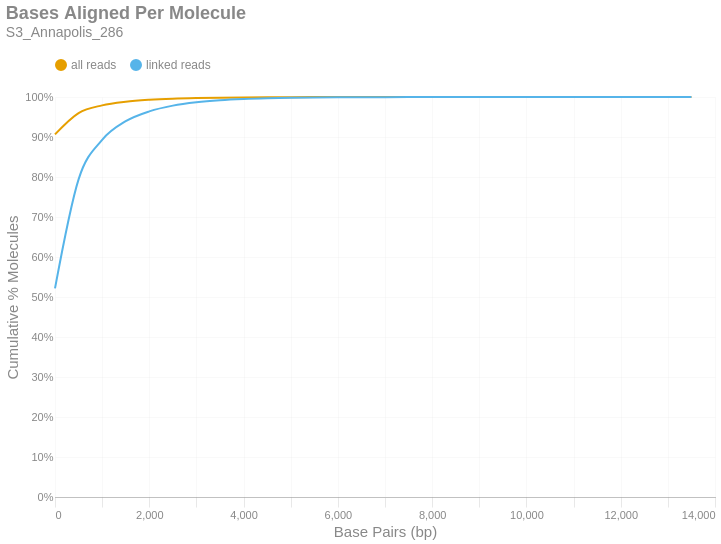

Notebook code cell kept with this figure:
### Markdown cell above
### Bases Aligned Per Molecule
This is a cumulative frequency distribution showing the number of base pairs aligned per unique molecule. These data are shown in 500 bp bins. There are two distributions: one with `all reads` (yellow) and another with only `linked reads` (blue). The percent of molecules in the `linked reads` distribution is relative to the total number of linked molecules.

### Code cell
if SKIPLR:
    print_html(f"Skipped")
else:
    binned_df = consolidated_hist(valids['aligned_bp'], mask, 500, True)
    with SafeRender(binned_df):
        (
            density_plot(binned_df, 'Bases Aligned Per Molecule', samplename, 'basesper')
            .encode(
                x=alt.X('bin:Q', title="Base Pairs (bp)").axis(tickMinStep=500).scale(padding=0),
                y=alt.Y('value:Q', title='Cumulative % Molecules')
                    .axis(format='%')
                    .scale(domain = [0,1])
                    .stack(False),
                color=alt.Color("key:N").scale(domain = ["all reads", "linked reads"]),
                tooltip = [
                    alt.Tooltip("key:N", title = "Data Type"),
                    alt.Tooltip("range_label:N", title="Bases Aligned Per Molecule"),
                    alt.Tooltip("value:Q", format = ".2%", title="% Molecules (Cum.)")
                ]
            )
        ).display()

### Figure 1 — Vega-Lite specification as saved in the notebook (floating-point values rounded to 4 significant figures)
{"width": "container", "height": 400, "config": {"title": {"anchor": "start", "dy": -15, "fontSize": 18, "color": "#888888", "subtitleColor": "#888888", "subtitleFontSize": 14}, "arc": {"fill": "#0072B2"}, "axis": {"domainColor": "#888888", "domainWidth": 0.5, "gridWidth": 0.2, "grid": false, "titleFontWeight": 400, "titleFontSize": 15, "labelFontSize": 11, "labelColor": "#888888", "tickColor": "#888888", "tickWidth": 0.2, "titleColor": "#888888"}, "axisBand": {"grid": false}, "axisX": {"grid": true, "tickSize": 10, "domainCap": "round"}, "axisY": {"domain": false, "grid": true, "tickSize": 0, "domainCap": "round"}, "background": "transparent", "header": {"labelFontSize": 15, "labelColor": "#888888", "titleFontSize": 15, "titleFontWeight": 600, "titleColor": "#888888"}, "legend": {"labelFont": "sans-serif", "labelFontSize": 12, "labelColor": "#888888", "symbolSize": 100, "symbolType": "circle", "titleFontSize": 12, "titlePadding": 10, "titleColor": "#888888", "title": null, "orient": "top"}, "range": {"category": ["#E69F00", "#56B4E9", "#009E73", "#F0E442", "#0072B2", "#D55E00", "#CC79A7", "#000000"], "diverging": ["#cfe8f3", "#a2d4ec", "#73bfe2", "#46abdb", "#1696d2", "#12719e"]}, "area": {"fill": "#0072B2", "fillOpacity": 0.7, "line": true, "strokeOpacity": 0.7}, "line": {"color": "#0072B2", "stroke": "#0072B2", "strokeWidth": 2}, "trail": {"color": "#0072B2", "stroke": "#0072B2", "strokeWidth": 0, "size": 1}, "point": {"filled": true, "fillOpacity": 1.0, "size": 95}, "text": {"color": "#888888", "fontSize": 11, "align": "right", "fontWeight": 400, "size": 11}, "bar": {"fill": "#0072B2", "stroke": null}, "view": {"stroke": null, "continuousWidth": 660, "continuousHeight": 400}}, "data": {"name": "data-8ecb54c2701e45baa56e11f40bfacf90"}, "mark": {"type": "line", "interpolate": "monotone", "point": {"opacity": 0, "size": 275}}, "encoding": {"color": {"field": "key", "scale": {"domain": ["all reads", "linked reads"]}, "type": "nominal"}, "tooltip": [{"field": "key", "title": "Data Type", "type": "nominal"}, {"field": "range_label", "title": "Bases Aligned Per Molecule", "type": "nominal"}, {"field": "value", "format": ".2%", "title": "% Molecules (Cum.)", "type": "quantitative"}], "x": {"axis": {"tickMinStep": 500}, "field": "bin", "scale": {"padding": 0}, "title": "Base Pairs (bp)", "type": "quantitative"}, "y": {"axis": {"format": "%"}, "field": "value", "scale": {"domain": [0, 1]}, "stack": false, "title": "Cumulative % Molecules", "type": "quantitative"}}, "params": [{"name": "param_c36ac31b6afebe62", "select": {"type": "point", "fields": ["key"]}, "bind": "legend"}], "title": {"text": "Bases Aligned Per Molecule", "subtitle": "S3_Annapolis_286"}, "transform": [{"fold": ["all reads (cumsum)", "linked reads (cumsum)"]}, {"calculate": "replace(datum.key, ' (cumsum)', '')", "as": "key"}, {"filter": {"param": "param_c36ac31b6afebe62"}}], "usermeta": {"embedOptions": {"downloadFileName": "S3_Annapolis_286.basesper"}}, "$schema": "https://vega.github.io/schema/vega-lite/v6.1.0.json", "datasets": {"data-8ecb54c2701e45baa56e11f40bfacf90": [{"bin": "0.0", "interval": "0.0-500.0", "all reads": 0.9065, "linked reads": 0.5216, "all reads (cumsum)": 0.9065, "linked reads (cumsum)": 0.5216, "range_label": "0-499"}, {"bin": "500.0", "interval": "500.0-1000.0", "all reads": 0.05334, "linked reads": 0.2725, "all reads (cumsum)": 0.9599, "linked reads (cumsum)": 0.7942, "range_label": "500-999"}, {"bin": "1000.0", "interval": "1000.0-1500.0", "all reads": 0.01922, "linked reads": 0.09861, "all reads (cumsum)": 0.9791, "linked reads (cumsum)": 0.8928, "range_label": "1000-1499"}, {"bin": "1500.0", "interval": "1500.0-2000.0", "all reads": 0.009094, "linked reads": 0.04667, "all reads (cumsum)": 0.9882, "linked reads (cumsum)": 0.9394, "range_label": "1500-1999"}, {"bin": "2000.0", "interval": "2000.0-2500.0", "all reads": 0.004804, "linked reads": 0.02465, "all reads (cumsum)": 0.993, "linked reads (cumsum)": 0.9641, "range_label": "2000-2499"}, {"bin": "2500.0", "interval": "2500.0-3000.0", "all reads": 0.0028, "linked reads": 0.01437, "all reads (cumsum)": 0.9958, "linked reads (cumsum)": 0.9785, "range_label": "2500-2999"}, {"bin": "3000.0", "interval": "3000.0-3500.0", "all reads": 0.001627, "linked reads": 0.008347, "all reads (cumsum)": 0.9974, "linked reads (cumsum)": 0.9868, "range_label": "3000-3499"}, {"bin": "3500.0", "interval": "3500.0-4000.0", "all reads": 0.0009825, "linked reads": 0.005042, "all reads (cumsum)": 0.9984, "linked reads (cumsum)": 0.9919, "range_label": "3500-3999"}, {"bin": "4000.0", "interval": "4000.0-4500.0", "all reads": 0.0005974, "linked reads": 0.003066, "all reads (cumsum)": 0.999, "linked reads (cumsum)": 0.9949, "range_label": "4000-4499"}, {"bin": "4500.0", "interval": "4500.0-5000.0", "all reads": 0.0003706, "linked reads": 0.001902, "all reads (cumsum)": 0.9994, "linked reads (cumsum)": 0.9968, "range_label": "4500-4999"}, {"bin": "5000.0", "interval": "5000.0-5500.0", "all reads": 0.0002228, "linked reads": 0.001143, "all reads (cumsum)": 0.9996, "linked reads (cumsum)": 0.998, "range_label": "5000-5499"}, {"bin": "5500.0", "interval": "5500.0-6000.0", "all reads": 0.0001386, "linked reads": 0.0007112, "all reads (cumsum)": 0.9997, "linked reads (cumsum)": 0.9987, "range_label": "5500-5999"}, {"bin": "6000.0", "interval": "6000.0-6500.0", "all reads": 9.342e-05, "linked reads": 0.0004794, "all reads (cumsum)": 0.9998, "linked reads (cumsum)": 0.9992, "range_label": "6000-6499"}, {"bin": "6500.0", "interval": "6500.0-7000.0", "all reads": 5.837e-05, "linked reads": 0.0002995, "all reads (cumsum)": 0.9999, "linked reads (cumsum)": 0.9995, "range_label": "6500-6999"}, {"bin": "7000.0", "interval": "7000.0-7500.0", "all reads": 3.415e-05, "linked reads": 0.0001753, "all reads (cumsum)": 0.9999, "linked reads (cumsum)": 0.9996, "range_label": "7000-7499"}, {"bin": "7500.0", "interval": "7500.0-8000.0", "all reads": 2.494e-05, "linked reads": 0.000128, "all reads (cumsum)": 1.0, "linked reads (cumsum)": 0.9998, "range_label": "7500-7999"}, {"bin": "8000.0", "interval": "8000.0-8500.0", "all reads": 1.391e-05, "linked reads": 7.14e-05, "all reads (cumsum)": 1.0, "linked reads (cumsum)": 0.9998, "range_label": "8000-8499"}, {"bin": "8500.0", "interval": "8500.0-9000.0", "all reads": 1.193e-05, "linked reads": 6.12e-05, "all reads (cumsum)": 1.0, "linked reads (cumsum)": 0.9999, "range_label": "8500-8999"}, {"bin": "9000.0", "interval": "9000.0-9500.0", "all reads": 6.144e-06, "linked reads": 3.153e-05, "all reads (cumsum)": 1.0, "linked reads (cumsum)": 0.9999, "range_label": "9000-9499"}, {"bin": "9500.0", "interval": "9500.0-10000.0", "all reads": 6.144e-06, "linked reads": 3.153e-05, "all reads (cumsum)": 1.0, "linked reads (cumsum)": 1.0, "range_label": "9500-9999"}, {"bin": "10000.0", "interval": "10000.0-10500.0", "all reads": 3.253e-06, "linked reads": 1.669e-05, "all reads (cumsum)": 1.0, "linked reads (cumsum)": 1.0, "range_label": "10000-10499"}, {"bin": "10500.0", "interval": "10500.0-11000.0", "all reads": 1.807e-06, "linked reads": 9.273e-06, "all reads (cumsum)": 1.0, "linked reads (cumsum)": 1.0, "range_label": "10500-10999"}, {"bin": "11000.0", "interval": "11000.0-11500.0", "all reads": 1.084e-06, "linked reads": 5.564e-06, "all reads (cumsum)": 1.0, "linked reads (cumsum)": 1.0, "range_label": "11000-11499"}, {"bin": "11500.0", "interval": "11500.0-12000.0", "all reads": 9.035e-07, "linked reads": 4.636e-06, "all reads (cumsum)": 1.0, "linked reads (cumsum)": 1.0, "range_label": "11500-11999"}, {"bin": "12000.0", "interval": "12000.0-12500.0", "all reads": 7.228e-07, "linked reads": 3.709e-06, "all reads (cumsum)": 1.0, "linked reads (cumsum)": 1.0, "range_label": "12000-12499"}, {"bin": "12500.0", "interval": "12500.0-13000.0", "all reads": 3.614e-07, "linked reads": 1.855e-06, "all reads (cumsum)": 1.0, "linked reads (cumsum)": 1.0, "range_label": "12500-12999"}, {"bin": "13000.0", "interval": "13000.0-13500.0", "all reads": 3.614e-07, "linked reads": 1.855e-06, "all reads (cumsum)": 1.0, "linked reads (cumsum)": 1.0, "range_label": "13000-13499"}, {"bin": "13500.0", "interval": "13500.0-14000.0", "all reads": 9.035e-07, "linked reads": 4.636e-06, "all reads (cumsum)": 1.0, "linked reads (cumsum)": 1.0, "range_label": "13500-13999"}]}}
